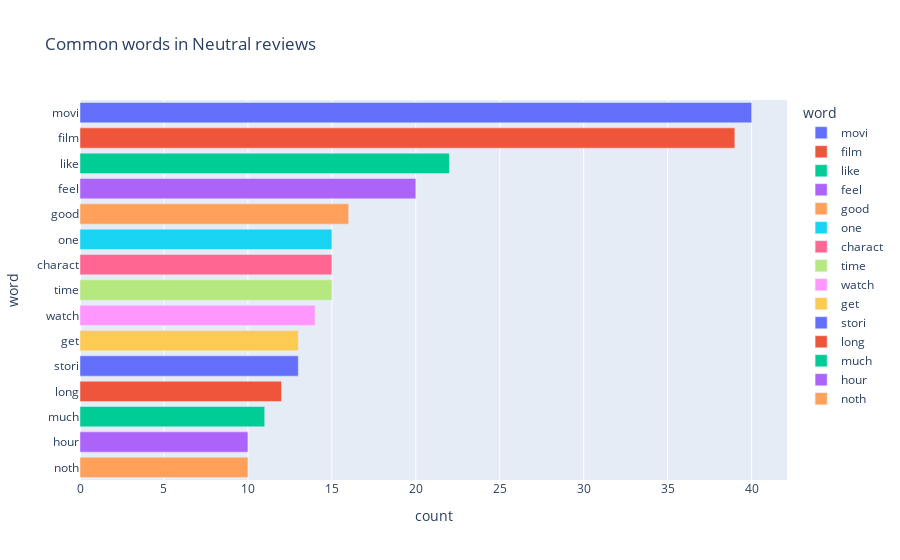

The cell this chart's notebook holds for it:
### Code cell
#ploting a bar graph for the positive words in the reviews
px.bar(neut_words, x='count', y='word', title='Common words in Neutral reviews', color = 'word')

### Figure 1 — Plotly figure (JSON) as saved in the notebook; plotly's stock layout.template omitted (floating-point values rounded to 4 significant figures)
{"data": [{"alignmentgroup": "True", "hovertemplate": "word=%{y}<br>count=%{x}<extra></extra>", "legendgroup": "movi", "marker": {"color": "#636efa", "pattern": {"shape": ""}}, "name": "movi", "offsetgroup": "movi", "orientation": "h", "showlegend": true, "textposition": "auto", "type": "bar", "x": [40], "xaxis": "x", "y": ["movi"], "yaxis": "y"}, {"alignmentgroup": "True", "hovertemplate": "word=%{y}<br>count=%{x}<extra></extra>", "legendgroup": "film", "marker": {"color": "#EF553B", "pattern": {"shape": ""}}, "name": "film", "offsetgroup": "film", "orientation": "h", "showlegend": true, "textposition": "auto", "type": "bar", "x": [39], "xaxis": "x", "y": ["film"], "yaxis": "y"}, {"alignmentgroup": "True", "hovertemplate": "word=%{y}<br>count=%{x}<extra></extra>", "legendgroup": "like", "marker": {"color": "#00cc96", "pattern": {"shape": ""}}, "name": "like", "offsetgroup": "like", "orientation": "h", "showlegend": true, "textposition": "auto", "type": "bar", "x": [22], "xaxis": "x", "y": ["like"], "yaxis": "y"}, {"alignmentgroup": "True", "hovertemplate": "word=%{y}<br>count=%{x}<extra></extra>", "legendgroup": "feel", "marker": {"color": "#ab63fa", "pattern": {"shape": ""}}, "name": "feel", "offsetgroup": "feel", "orientation": "h", "showlegend": true, "textposition": "auto", "type": "bar", "x": [20], "xaxis": "x", "y": ["feel"], "yaxis": "y"}, {"alignmentgroup": "True", "hovertemplate": "word=%{y}<br>count=%{x}<extra></extra>", "legendgroup": "good", "marker": {"color": "#FFA15A", "pattern": {"shape": ""}}, "name": "good", "offsetgroup": "good", "orientation": "h", "showlegend": true, "textposition": "auto", "type": "bar", "x": [16], "xaxis": "x", "y": ["good"], "yaxis": "y"}, {"alignmentgroup": "True", "hovertemplate": "word=%{y}<br>count=%{x}<extra></extra>", "legendgroup": "one", "marker": {"color": "#19d3f3", "pattern": {"shape": ""}}, "name": "one", "offsetgroup": "one", "orientation": "h", "showlegend": true, "textposition": "auto", "type": "bar", "x": [15], "xaxis": "x", "y": ["one"], "yaxis": "y"}, {"alignmentgroup": "True", "hovertemplate": "word=%{y}<br>count=%{x}<extra></extra>", "legendgroup": "charact", "marker": {"color": "#FF6692", "pattern": {"shape": ""}}, "name": "charact", "offsetgroup": "charact", "orientation": "h", "showlegend": true, "textposition": "auto", "type": "bar", "x": [15], "xaxis": "x", "y": ["charact"], "yaxis": "y"}, {"alignmentgroup": "True", "hovertemplate": "word=%{y}<br>count=%{x}<extra></extra>", "legendgroup": "time", "marker": {"color": "#B6E880", "pattern": {"shape": ""}}, "name": "time", "offsetgroup": "time", "orientation": "h", "showlegend": true, "textposition": "auto", "type": "bar", "x": [15], "xaxis": "x", "y": ["time"], "yaxis": "y"}, {"alignmentgroup": "True", "hovertemplate": "word=%{y}<br>count=%{x}<extra></extra>", "legendgroup": "watch", "marker": {"color": "#FF97FF", "pattern": {"shape": ""}}, "name": "watch", "offsetgroup": "watch", "orientation": "h", "showlegend": true, "textposition": "auto", "type": "bar", "x": [14], "xaxis": "x", "y": ["watch"], "yaxis": "y"}, {"alignmentgroup": "True", "hovertemplate": "word=%{y}<br>count=%{x}<extra></extra>", "legendgroup": "get", "marker": {"color": "#FECB52", "pattern": {"shape": ""}}, "name": "get", "offsetgroup": "get", "orientation": "h", "showlegend": true, "textposition": "auto", "type": "bar", "x": [13], "xaxis": "x", "y": ["get"], "yaxis": "y"}, {"alignmentgroup": "True", "hovertemplate": "word=%{y}<br>count=%{x}<extra></extra>", "legendgroup": "stori", "marker": {"color": "#636efa", "pattern": {"shape": ""}}, "name": "stori", "offsetgroup": "stori", "orientation": "h", "showlegend": true, "textposition": "auto", "type": "bar", "x": [13], "xaxis": "x", "y": ["stori"], "yaxis": "y"}, {"alignmentgroup": "True", "hovertemplate": "word=%{y}<br>count=%{x}<extra></extra>", "legendgroup": "long", "marker": {"color": "#EF553B", "pattern": {"shape": ""}}, "name": "long", "offsetgroup": "long", "orientation": "h", "showlegend": true, "textposition": "auto", "type": "bar", "x": [12], "xaxis": "x", "y": ["long"], "yaxis": "y"}, {"alignmentgroup": "True", "hovertemplate": "word=%{y}<br>count=%{x}<extra></extra>", "legendgroup": "much", "marker": {"color": "#00cc96", "pattern": {"shape": ""}}, "name": "much", "offsetgroup": "much", "orientation": "h", "showlegend": true, "textposition": "auto", "type": "bar", "x": [11], "xaxis": "x", "y": ["much"], "yaxis": "y"}, {"alignmentgroup": "True", "hovertemplate": "word=%{y}<br>count=%{x}<extra></extra>", "legendgroup": "hour", "marker": {"color": "#ab63fa", "pattern": {"shape": ""}}, "name": "hour", "offsetgroup": "hour", "orientation": "h", "showlegend": true, "textposition": "auto", "type": "bar", "x": [10], "xaxis": "x", "y": ["hour"], "yaxis": "y"}, {"alignmentgroup": "True", "hovertemplate": "word=%{y}<br>count=%{x}<extra></extra>", "legendgroup": "noth", "marker": {"color": "#FFA15A", "pattern": {"shape": ""}}, "name": "noth", "offsetgroup": "noth", "orientation": "h", "showlegend": true, "textposition": "auto", "type": "bar", "x": [10], "xaxis": "x", "y": ["noth"], "yaxis": "y"}], "layout": {"barmode": "relative", "legend": {"title": {"text": "word"}, "tracegroupgap": 0}, "title": {"text": "Common words in Neutral reviews"}, "xaxis": {"anchor": "y", "domain": [0, 1], "title": {"text": "count"}}, "yaxis": {"anchor": "x", "categoryarray": ["noth", "hour", "much", "long", "stori", "get", "watch", "time", "charact", "one", "good", "feel", "like", "film", "movi"], "categoryorder": "array", "domain": [0, 1], "title": {"text": "word"}}}}
